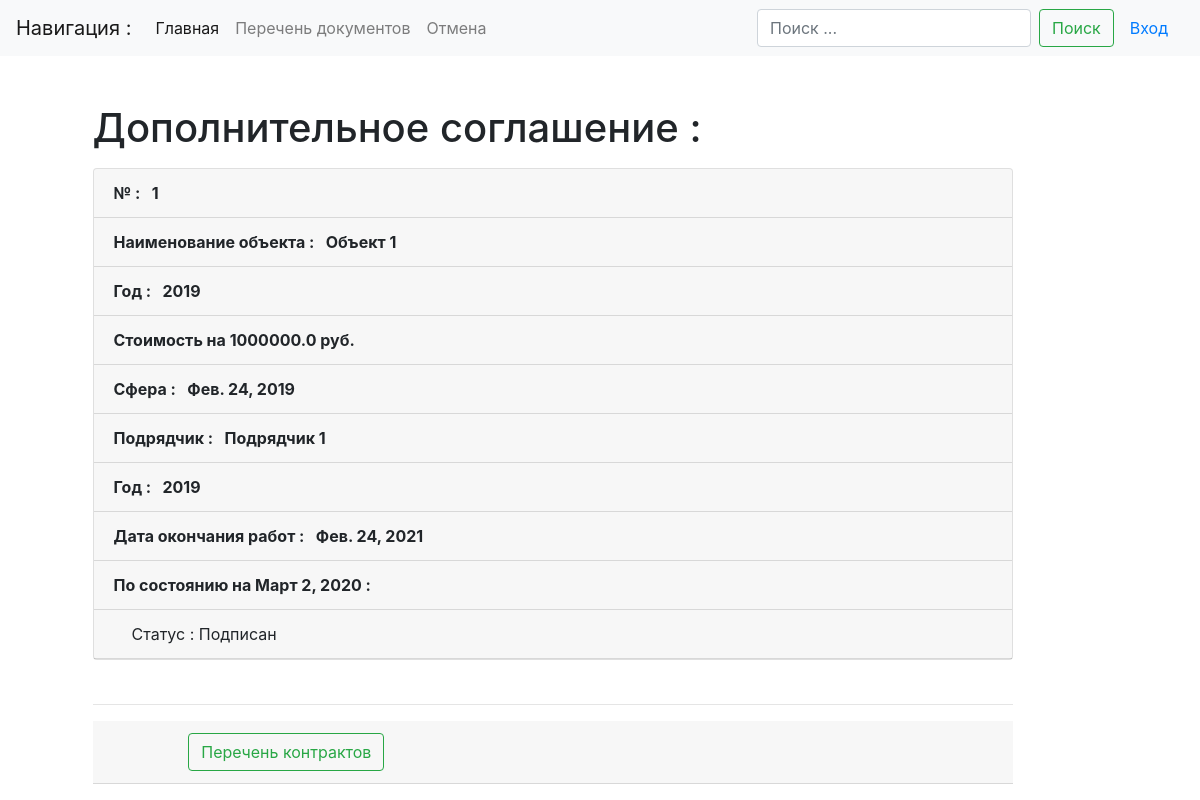
The page /list/details/4/ on the database as committed earlier.
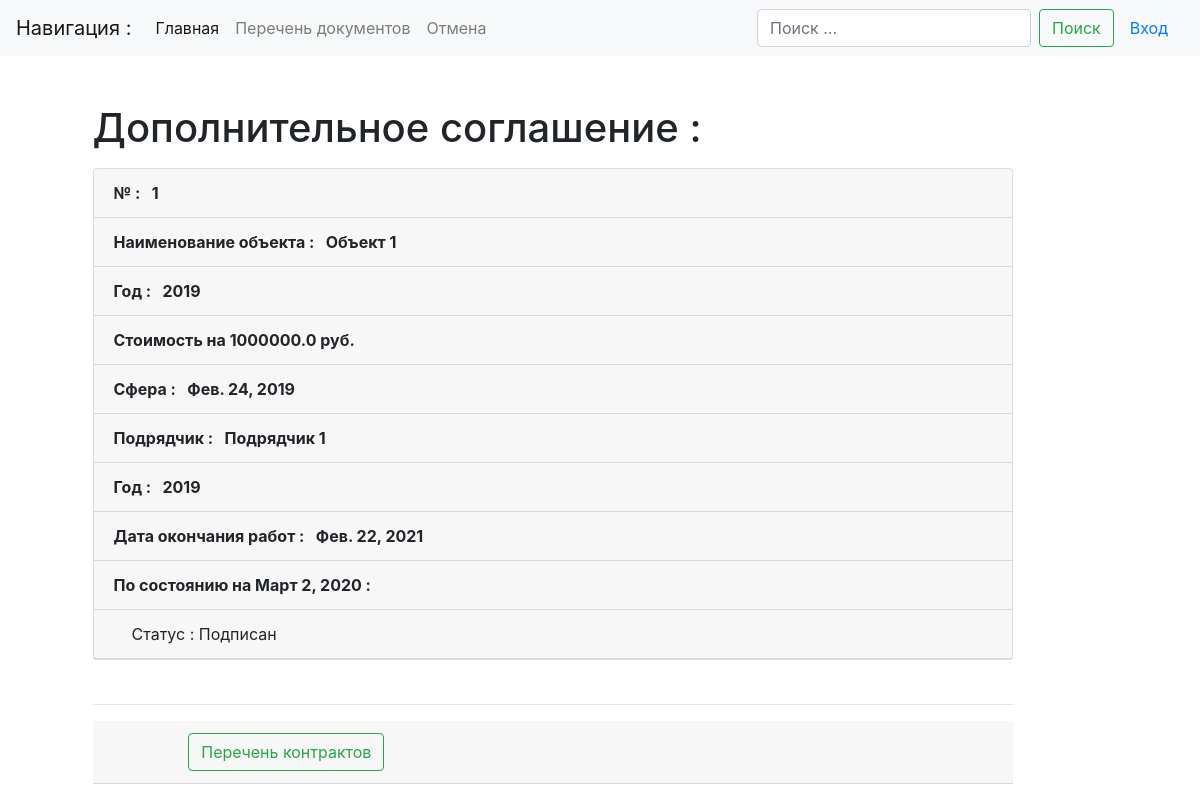
The same page on the database as committed later.
### docslist/models.py (models this page shows, shortened)
class Docs(models.Model):
    num_contract = models.CharField('Номер контракта', max_length=20, db_index=True, default='-')
    title = models.CharField('Наименование объекта', max_length=500, db_index=True, default='-')
    type_doc = models.ForeignKey(TypeDoc, on_delete=models.DO_NOTHING, verbose_name='Документ', default='-')
    year = models.PositiveSmallIntegerField('Год', default='1970')
    c_contract = models.FloatField('Цена контракта, руб.', max_length=50, default=0)
    ini_contract = models.ForeignKey(Initiator, on_delete=models.DO_NOTHING, verbose_name='Инициатор', null=True)
    uch_contract = models.ForeignKey(Contractor, on_delete=models.DO_NOTHING, verbose_name='Подрядчик', null=True)
    in_contract = models.DateField('Дата подписания контракта', default=date.today)
    in_work = models.DateField('Дата начала работ', default=date.today)
    out_work = models.DateField('Дата окончания работ', default=date.today)
    stat_contract = models.ForeignKey(StatusDoc, on_delete=models.DO_NOTHING, verbose_name='Статус', default='-')
    file_obj = models.FileField('Файл документа', upload_to='')
    url = models.SlugField(max_length=130, unique=True)
    data_stamp = models.DateTimeField(auto_now_add=True)
    class Meta:
        verbose_name = "Документ"
        verbose_name_plural = "Документы"
        ordering = ('year', 'num_contract',)  # сортировка

class TypeDoc(models.Model):
    name = models.CharField(max_length=100, unique=True, db_index=True, verbose_name='Документ')
    description = models.TextField("Описание")
    url = models.SlugField(max_length=160, unique=True)
    class Meta:
        verbose_name = "Тип документа"
        verbose_name_plural = "Типы документов"
        ordering = ('name',)  # сортировка

class Contractor(models.Model):
    name = models.CharField(max_length=200, unique=True, db_index=True, verbose_name='Подрядчик')
    def __str__(self):
        return '{}'.format(self.name)
    class Meta:
        verbose_name = "Подрядчик"
        verbose_name_plural = "Подрядчики"
        ordering = ('name',)  # сортировка

class StatusDoc(models.Model):
    name = models.CharField(max_length=50, unique=True, db_index=True, verbose_name='Наименование')
    def __str__(self):
        return '{}'.format(self.name)
    class Meta:
        verbose_name = "Статус"
        verbose_name_plural = "Статусы"
        ordering = ('name',)  # сортировка

### docslist/views.py (the view)
# urls.py: path('list/details/<int:pk>/', DocDetailView.as_view(), name='doc-detail'),
class DocDetailView(DetailView):
    model = Docs
    slug_field = "url"
    def get_context_data(self, **kwargs):
        context = super().get_context_data(**kwargs)
        d_today = datetime.date.today()
        context['d_today'] = d_today
        context['isp'] = 0
        sum_isp = Docs.objects.filter(stat_contract=2, type_doc=3, num_contract=kwargs['object'].num_contract).aggregate(Sum('c_contract'))
        if sum_isp['c_contract__sum'] is None:
            context['isp'] = 0
        else:
            context['isp'] = sum_isp['c_contract__sum']
        context['sum_ost'] = kwargs['object'].c_contract - context['isp']
        obj_key = self.kwargs.get('pk', None)
        c_num = Docs.objects.filter(stat_contract=2, id=obj_key).exclude(type_doc=3)
        return context

### templates/docslist/docs_detail.html (shortened to what this page needs)
{% extends "base.html" %}
{% load crispy_forms_tags %}
{% block content %}
    <h1 class="mb-3">{{ docs.type_doc.description }} :</h1>
        <div class="card mb-1">
            <p class="card-header"><strong> № : &nbsp; {{ docs.num_contract }}</strong></p>
            <p class="card-header"><strong>Наименование объекта : &nbsp; {{ docs.title }}</strong></p>
            <p class="card-header"><strong>Год : &nbsp; {{ docs.year }}</strong></p>
            <p class="card-header"><strong>Стоимость на {{ docs.c_contract }} руб.</strong></p>
            <p class="card-header"><strong>Сфера : &nbsp; {{ docs.in_contract }}</strong></p>
            <p class="card-header"><strong>Подрядчик : &nbsp; {{ docs.uch_contract }}</strong></p>
            <p class="card-header"><strong>Год : &nbsp; {{ docs.year }}</strong></p>
            <p class="card-header"><strong>Дата окончания работ : &nbsp; {{ docs.out_work }}</strong></p>
            <p class="card-header"><strong>По состоянию на {{ d_today }} : </strong></p>
            <p class="card-header">&nbsp;&nbsp;&nbsp; Статус : {{ docs.stat_contract }} </p>
         </div><br><hr>
    <div class="card-header">
        <div class="row">
            <div class="col-1"></div>
            <div class="col-3"><a href="{% url 'docs-list' %}" class="btn btn-outline-success my-1 my-sm-0" aria-disabled="true">Перечень контрактов</a></div>
        </div>
    </div>
{% endblock content %}

Rows that differ between the two databases and show on the page:
changed Docs "Объект 1": out_work "Фев. 24, 2021" → "Фев. 22, 2021"
